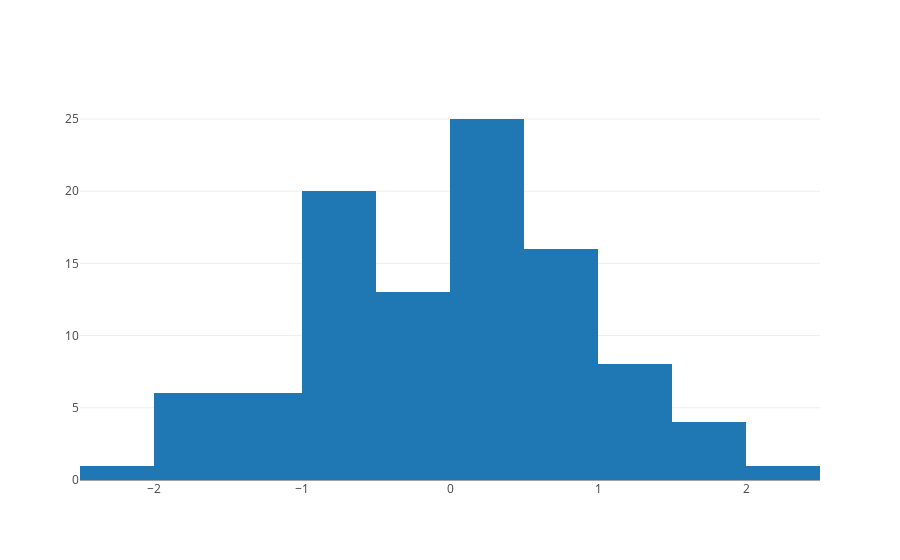

Notebook source saved alongside this figure:
### Markdown cell above
**Generate the histogram plot**

### Code cell
data = [histogram]

offline.iplot(data)
